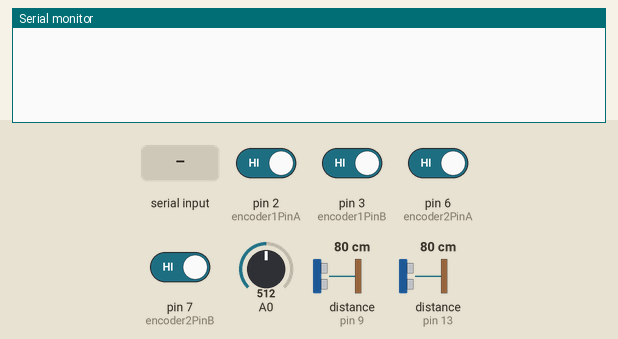
Bench run of a sketch on a simulated Arduino Uno, built with avr-gcc and run on an emulated ATmega328P. On the bench: the last lines printed to the serial monitor. The inputs (shaded band) are chosen by the test bench; at power-on: pin 2 (encoder1PinA), pin 3 (encoder1PinB), pin 6 (encoder2PinA), pin 7 (encoder2PinB) HIGH, A0 = 512, distance to the obstacle (sensors on pin 9, pin 13) 80 cm. The echo pulse lasts 58.3 µs per cm.

Above: at 1.2 s.
1.3 s: "e\n" received over Serial
At 2.3 s:
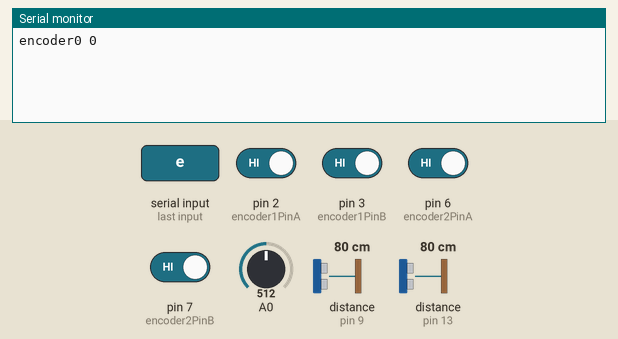
2.8 s: "s\n" received over Serial
At 4.2 s:
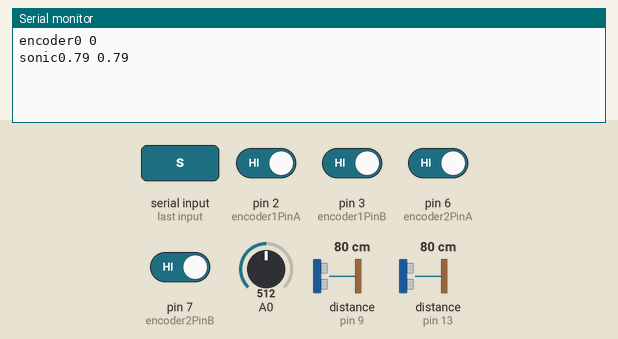

The sketch:

Arduino_Ros_Bridge_ver5.ino
```cpp
#include <Wire.h>
#include <Adafruit_MCP4725.h>

// Encoder pin definitions
const int encoder1PinA = 2;
const int encoder1PinB = 3;
const int encoder2PinA = 6;
const int encoder2PinB = 7;

// Ultrasonic echo/trigger pin
const int trigPinLeft = 8;
const int echoPinLeft = 9;
const int trigPinRight = 12;
const int echoPinRight = 13;

// MCP4725 DAC instances for controlling motor voltages
Adafruit_MCP4725 dac1;  // X-axis (vertical) motor
Adafruit_MCP4725 dac2;  // Y-axis (horizontal) motor

// Encoder variables
volatile long encoder1Count = 0;
volatile long encoder2Count = 0;
volatile int encoder1State = 0;
volatile int encoder2State = 0;

// Define the maximum velocity of the motors (m/s)
#define MAX_VELOCITY 0.2
#define MIN_VOLTAGE 0.5
#define MAX_VOLTAGE 4.5
#define NEUTRAL_LOW 1.9
#define NEUTRAL_HIGH 3.1


// Bus voltage
float busVoltage = 5.0;

// Wheel parameters
const float wheelDiameter = 0.4;  // meters
const float wheel_radius = 0.20;
const float wheel_separation = 0.606;
const float pulsesPerRevolution = 7200.0;  // Encoder pulses per revolution

// PID variables
//double kp = 0.3, ki = 0.0, kd = 0.05;
double kp = 0.1, ki = 0.0, kd = 0.0; // kp = 0.05
double kp_w = 0.1, ki_w = 0.0, kd_w = 0.0;
double bias = 0.5;

// PID inputs, outputs, and setpoints
double angularVelocity1 = 0.0, angularVelocity2 = 0.0;
double controlSignal1 = 0.0, controlSignal2 = 0.0;
double targetLinearVelocity = 0.0, targetAngularVelocity = 0.0;
double linearVelocity = 0.0, angularVelocity = 0.0;
double maxControlSignal = 20.0;


// Timing variables
unsigned long lastControlTime = 0;
const int controlInterval = 33;  // 30 Hz (33 ms)

// Function prototypes
void updateAngularVelocities();
double calculateAngularVelocity(long encoderCount, long &lastEncoderCount, unsigned long &lastTime);
void applyPIDControl();
void setJoystickVoltage(double x, double y);
void processSerialCommand(const String &command);

void setup() {
  // Initialize Serial Communication
  Serial.begin(115200);

  // Initialize I2C for DAC
  Wire.begin();
  dac1.begin(0x61);  // Address for DAC1
  dac2.begin(0x60);  // Address for DAC2

  // Initialize encoder pins
  pinMode(encoder1PinA, INPUT_PULLUP);
  pinMode(encoder1PinB, INPUT_PULLUP);
  pinMode(encoder2PinA, INPUT_PULLUP);
  pinMode(encoder2PinB, INPUT_PULLUP);

  // Initialize ultrasonic sensor pins
  pinMode(trigPinLeft, OUTPUT);
  pinMode(echoPinLeft, INPUT);
  pinMode(trigPinRight, OUTPUT);
  pinMode(echoPinRight, INPUT);

  // Attach interrupts for Encoder 1 and 2
  attachInterrupt(digitalPinToInterrupt(encoder1PinA), encoder1_ISR, CHANGE);
  attachInterrupt(digitalPinToInterrupt(encoder1PinB), encoder1_ISR, CHANGE);

  PCICR |= (1 << PCIE2);  // Enable PCINT2 (pins 6 and 7)
  PCMSK2 |= (1 << PCINT22) | (1 << PCINT23);  // Enable interrupts for pins 6 and 7

}

void loop() {
  // Process serial communication commands
  if (Serial.available() > 0) {
    String command = Serial.readStringUntil('\n');
    processSerialCommand(command);
  }


  // Run control loop
  unsigned long currentTime = millis();
  if (currentTime - lastControlTime >= controlInterval) {

    // Measure bus voltage
    busVoltage = analogRead(A0) * (5.0 / 1023.0);  // Read analog value
//    Serial.println(busVoltage);

    lastControlTime = currentTime;

    // Update angular velocities
    updateAngularVelocities();

    // Apply PID control
    applyPIDControl();
  }
}

// Process incoming serial commands
void processSerialCommand(const String &command) {
  if (command.startsWith("e")) {
    // Read encoder values
    Serial.print("encoder");
    Serial.print(encoder1Count);
    Serial.print(" ");
    Serial.println(encoder2Count);
  } else if (command.startsWith("m")) {
    // Set target angular velocities
    int spaceIndex = command.indexOf(' ');
    String value1 = command.substring(1, spaceIndex);
    String value2 = command.substring(spaceIndex + 1);
    double m1 = value1.toDouble();
    double m2 = value2.toDouble();
    targetLinearVelocity = (m1 + m2)*wheel_radius/2;
    targetAngularVelocity = (m1 - m2)*wheel_radius/wheel_separation;

  } else if (command.startsWith("u")) {
    // Set PID values
    int firstColon = command.indexOf(':');
    int secondColon = command.indexOf(':', firstColon + 1);
    int thirdColon = command.indexOf(':', secondColon + 1);

    kp = command.substring(1, firstColon).toDouble();
    kd = command.substring(firstColon + 1, secondColon).toDouble();
    ki = command.substring(secondColon + 1, thirdColon).toDouble();

  } else if (command.startsWith("s")) {
    float ultrasonicLeft = readUltrasonic(trigPinLeft, echoPinLeft);
    float ultrasonicRight = readUltrasonic(trigPinRight, echoPinRight);
    Serial.print("sonic");
    Serial.print(ultrasonicLeft);
    Serial.print(" ");
    Serial.println(ultrasonicRight);
  }
}

// Update ultrasonic reading
float readUltrasonic(int trigPin, int echoPin){
  digitalWrite(trigPin, LOW);
  delayMicroseconds(2);
  digitalWrite(trigPin, HIGH);
  delayMicroseconds(10);
  digitalWrite(trigPin, LOW);
  long duration = pulseIn(echoPin, HIGH, 25000);
  float distance = (duration * 0.034 / 2)/100;
  if (distance > 2.00 || distance == 0) distance = 2.00;
  delay(5);
  return distance;
}

// Update angular velocities for both wheels
void updateAngularVelocities() {
  static long lastCount1 = 0, lastCount2 = 0;
  static unsigned long lastTime1 = 0, lastTime2 = 0;

  angularVelocity1 = calculateAngularVelocity(encoder1Count, lastCount1, lastTime1);
  angularVelocity2 = calculateAngularVelocity(encoder2Count, lastCount2, lastTime2);

  linearVelocity = (angularVelocity1 + angularVelocity2)*wheel_radius/2;
  angularVelocity = (angularVelocity1 - angularVelocity2)*wheel_radius/wheel_separation;
}

// Calculate angular velocity
double calculateAngularVelocity(long encoderCount, long &lastEncoderCount, unsigned long &lastTime) {
  unsigned long currentTime = millis();
  double deltaTime = (currentTime - lastTime) / 1000.0; // Time in seconds
  if (deltaTime > 0) {
    long deltaCount = encoderCount - lastEncoderCount;
    lastTime = currentTime;
    lastEncoderCount = encoderCount; // Update last encoder count
    return (deltaCount / pulsesPerRevolution) * (2.0 * PI) / deltaTime; // Angular velocity in rad/s
  }
  return 0.0;
}

// Apply PID control to motors
void applyPIDControl() {
  // Time variables for control loop
  static double prevError1 = 0.0, prevError2 = 0.0;
  static double integral1 = 0.0, integral2 = 0.0;
  static unsigned long prevTime1 = millis(), prevTime2 = millis();

  unsigned long currentTime = millis();
  double deltaTime1 = (currentTime - prevTime1) / 1000.0 + 1e-6; // seconds
  double deltaTime2 = (currentTime - prevTime2) / 1000.0 + 1e-6;

  // Calculate errors for both wheels
  double error1 = targetLinearVelocity - linearVelocity;
  double error2 = targetAngularVelocity - angularVelocity;

  // Update integrals
  integral1 += error1 * deltaTime1;
  integral2 += error2 * deltaTime2;

  // Update control signals using PID formula
  controlSignal1 += kp * error1 + ki * integral1   + kd * ((error1 - prevError1) / deltaTime1);
  controlSignal2 += kp_w * error2 + ki_w * integral2 + kd_w * ((error2 - prevError2) / deltaTime2);

  // Save previous values for next iteration
  prevError1 = error1;
  prevError2 = error2;
  prevTime1 = currentTime;
  prevTime2 = currentTime;


  double verticalVoltage   = 2.5 - controlSignal1;
  double horizontalVoltage = 2.5 + controlSignal2;

  constrain(verticalVoltage, 0.6, 4.4);
  constrain(horizontalVoltage, 0.6, 4.4);

  // Output voltages to DACs
  dac1.setVoltage((verticalVoltage * 4095.0 / busVoltage), false);
  dac2.setVoltage((horizontalVoltage * 4095.0 / busVoltage), false);
//
//  // Debugging output
///  Serial.print("TargetLV: ");
///  Serial.print(targetLinearVelocity);
//  Serial.print(" TargetAV: ");
//  Serial.print(targetAngularVelocity);
///  Serial.print(" CurrentLV: ");
///  Serial.print(linearVelocity);
//  Serial.print(" CurrentAV: ");
//  Serial.print(angularVelocity);
///  Serial.print(" controlSignal1: ");
///  Serial.print(controlSignal1);
//  Serial.print(" controlSignal2: ");
//  Serial.print(controlSignal2);
///  Serial.print(" VerticalVoltage: ");
///  Serial.println(verticalVoltage);
//  Serial.print(" HorizontalVoltage: ");
//  Serial.println(horizontalVoltage);


}


// Interrupt Service Routine for Encoder 1
void encoder1_ISR() {
  bool currentA = digitalRead(encoder1PinA);
  bool currentB = digitalRead(encoder1PinB);
  int newState = (currentA << 1) | currentB;

  if ((encoder1State == 0b00 && newState == 0b01) ||
      (encoder1State == 0b01 && newState == 0b11) ||
      (encoder1State == 0b11 && newState == 0b10) ||
      (encoder1State == 0b10 && newState == 0b00)) {
    encoder1Count++;
  } else if ((encoder1State == 0b00 && newState == 0b10) ||
             (encoder1State == 0b10 && newState == 0b11) ||
             (encoder1State == 0b11 && newState == 0b01) ||
             (encoder1State == 0b01 && newState == 0b00)) {
    encoder1Count--;
  }

  encoder1State = newState;
}

// Interrupt Service Routine for Encoder 2
ISR(PCINT2_vect) {
  bool currentA = digitalRead(encoder2PinA);
  bool currentB = digitalRead(encoder2PinB);
  int newState = (currentA << 1) | currentB;

  if ((encoder2State == 0b00 && newState == 0b01) ||
      (encoder2State == 0b01 && newState == 0b11) ||
      (encoder2State == 0b11 && newState == 0b10) ||
      (encoder2State == 0b10 && newState == 0b00)) {
    encoder2Count++;
  } else if ((encoder2State == 0b00 && newState == 0b10) ||
             (encoder2State == 0b10 && newState == 0b11) ||
             (encoder2State == 0b11 && newState == 0b01) ||
             (encoder2State == 0b01 && newState == 0b00)) {
    encoder2Count--;
  }

  encoder2State = newState;
}
```

Measured:
- after the input at 1.3 s, the serial monitor: prints a new line at once (image 1)
- after the input at 2.8 s, the serial monitor: prints a new line at once (image 2)
